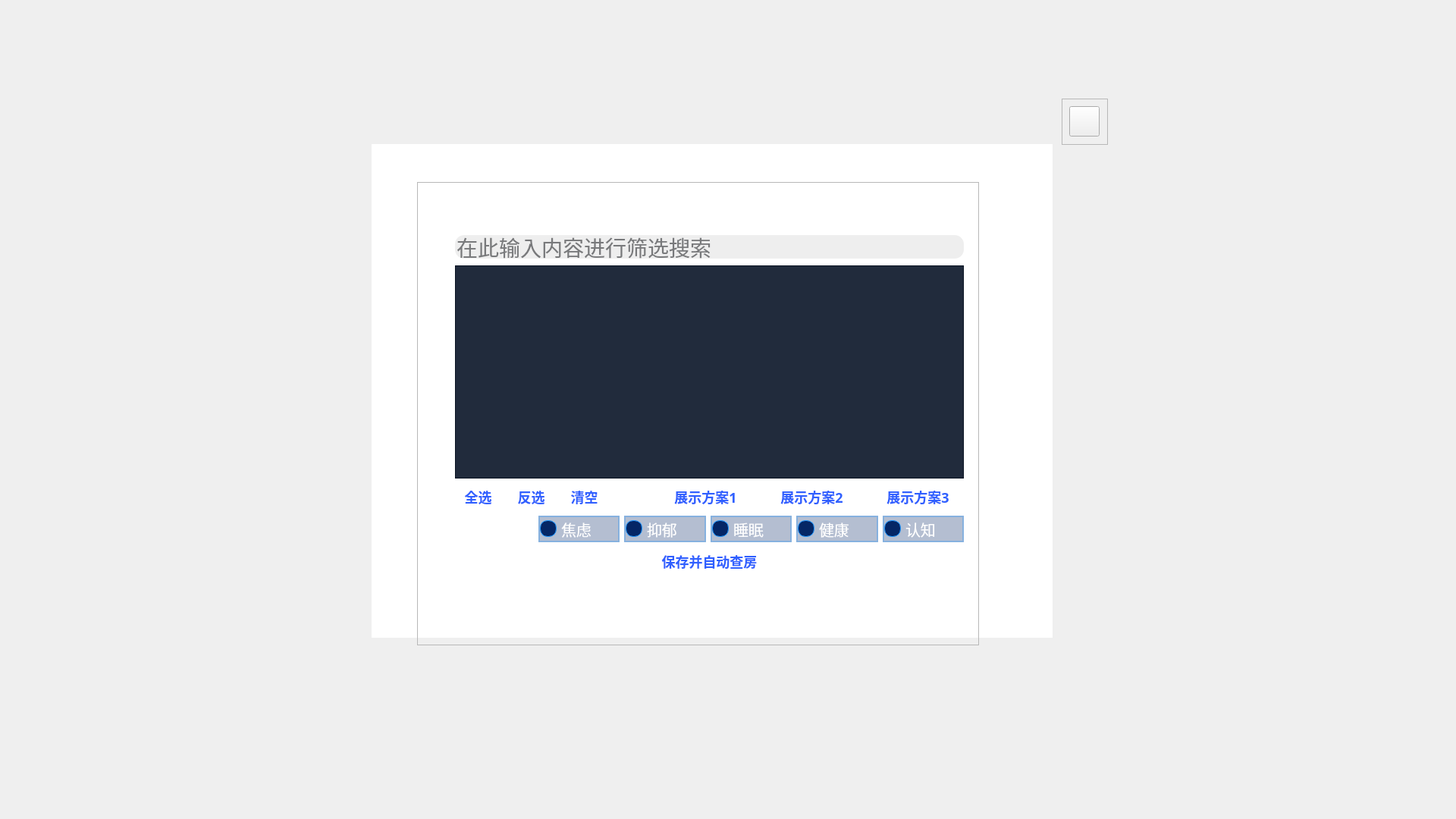
<?xml version="1.0" encoding="UTF-8"?>
<ui version="4.0">
 <class>auto_cf_UI</class>
 <widget class="QMainWindow" name="auto_cf_UI">
  <property name="geometry">
   <rect>
    <x>0</x>
    <y>0</y>
    <width>1920</width>
    <height>1080</height>
   </rect>
  </property>
  <property name="minimumSize">
   <size>
    <width>1920</width>
    <height>1080</height>
   </size>
  </property>
  <property name="maximumSize">
   <size>
    <width>1920</width>
    <height>1080</height>
   </size>
  </property>
  <property name="windowTitle">
   <string>MainWindow</string>
  </property>
  <property name="styleSheet">
   <string notr="true">
            QScrollBar::handle:vertical {
                border-radius: 5px;
                min-height: 50px;
                max-height: 50px;
                background: rgb(40, 100, 255);
            }
            QScrollBar::handle:vertical:hover {
                background: rgba(40, 100, 255, 80%);
            }
</string>
  </property>
  <widget class="QWidget" name="centralwidget">
   <widget class="QFrame" name="frame">
    <property name="geometry">
     <rect>
      <x>550</x>
      <y>240</y>
      <width>741</width>
      <height>611</height>
     </rect>
    </property>
    <property name="styleSheet">
     <string notr="true">QLineEdit {background: #EEEEEE;
    border-radius: 12px;
    border: none;
font-family: PingFangSC, PingFang SC;
font-weight: 400;
font-size: 28px;
color: #010408;
line-height: 40px;
text-align: left;
font-style: normal;
}
QCheckBox {
    font-size: 20px;
    text-align: left;
    color: rgba(255, 255, 255, 1);
    background: transparent; /* 去掉文字后的背景 */
}

QCheckBox::indicator {
    width: 20px;
    height: 20px;
    border-radius: 10px; /* 圆形 */
    border: 1px solid rgba(27, 149, 255, 1); /* 按钮内部边框颜色 */
    background-color: rgba(5, 38, 101, 1); /* 未点击时的内部颜色 */
}
QCheckBox::indicator:hover {
    border: 2px solid rgba(79, 151, 214, 1); /* 鼠标悬停时的边框颜色 */
    background-color: rgba(0, 35, 105, 0.8); /* 鼠标悬停时的内部颜色 */
}

QCheckBox::indicator:checked {
    border: 2px solid rgba(27, 149, 255, 1); /* 点击后边框颜色 */
    background: qradialgradient(cx: 0.5, cy: 0.5, radius: 0.5,
                                fx: 0.5, fy: 0.5,
                                stop: 0 rgba(27, 149, 255, 1),
                                stop: 0.5 rgba(27, 149, 255, 1),
                                stop: 0.51 rgba(5, 38, 101, 1),
                                stop: 1 rgba(5, 38, 101, 1)); /* 填充一半效果 */
}

QCheckBox::indicator:checked:hover {
    border: 2px solid rgba(79, 151, 214, 1); /* 点击后且悬停时的边框颜色 */
    background: qradialgradient(cx: 0.5, cy: 0.5, radius: 0.5,
                                fx: 0.5, fy: 0.5,
                                stop: 0 rgba(79, 151, 214, 1),
                                stop: 0.5 rgba(79, 151, 214, 1),
                                stop: 0.51 rgba(5, 38, 101, 1),
                                stop: 1 rgba(5, 38, 101, 1)); /* 点击后且悬停时填充效果 */
}

QCheckBox:pressed::indicator {
    background-color: rgba(27, 149, 255, 0.5); /* 按下时的内部颜色 */
    border: 2px solid rgba(27, 149, 255, 0.8); /* 按下时的边框颜色 */
}
QCheckBox:disabled {
    color: rgba(255, 255, 255, 1); /* 禁用时的文本颜色 */
}

QCheckBox:disabled::indicator {
    border: 2px solid rgba(27, 149, 255, 0.3); /* 禁用时的边框颜色 */
    background-color: rgba(5, 38, 101, 0.3); /* 禁用时的内部颜色 */
}</string>
    </property>
    <property name="frameShape">
     <enum>QFrame::StyledPanel</enum>
    </property>
    <property name="frameShadow">
     <enum>QFrame::Raised</enum>
    </property>
    <widget class="QLabel" name="label">
     <property name="enabled">
      <bool>true</bool>
     </property>
     <property name="geometry">
      <rect>
       <x>150</x>
       <y>0</y>
       <width>511</width>
       <height>45</height>
      </rect>
     </property>
     <property name="minimumSize">
      <size>
       <width>0</width>
       <height>0</height>
      </size>
     </property>
     <property name="maximumSize">
      <size>
       <width>16777215</width>
       <height>16777215</height>
      </size>
     </property>
     <property name="styleSheet">
      <string notr="true">
font-family: PingFangSC, PingFang SC;
font-weight: 500;
font-size: 32px;
color: #FFFFFF;
line-height: 45px;
text-align: left;
font-style: normal;
font-family: PingFangSC, PingFang SC;
font-weight: 500;
font-size: 32px;
color: #FFFFFF;
line-height: 45px;
text-align: left;
font-style: normal;</string>
     </property>
     <property name="text">
      <string>请在下方选中需要进行的查房问题</string>
     </property>
    </widget>
    <widget class="QPushButton" name="pushButton_2">
     <property name="geometry">
      <rect>
       <x>50</x>
       <y>480</y>
       <width>671</width>
       <height>41</height>
      </rect>
     </property>
     <property name="styleSheet">
      <string notr="true">
QPushButton {
    width: 136px;
    height: 44px;
    background: rgba(255, 255, 255, 230);
    border-radius: 8px;
}

QPushButton{
    width: 72px;
    height: 25px;
    font-family: PingFangSC, PingFang SC;
    font-weight: 500;
    font-size: 18px;
    color: rgba(48, 96, 255, 255);
    line-height: 25px;
    text-align: center;
    font-style: normal;
}
QPushButton:hover {
margin: 1px 0 0 1px; /* 向左下角移动1像素 */
}
QPushButton:pressed {
margin: 2px 0 0 2px; /* 向左下角移动2像素 */
}
</string>
     </property>
     <property name="text">
      <string>保存并自动查房</string>
     </property>
    </widget>
    <widget class="QListView" name="listView_2">
     <property name="geometry">
      <rect>
       <x>50</x>
       <y>110</y>
       <width>671</width>
       <height>281</height>
      </rect>
     </property>
     <property name="styleSheet">
      <string notr="true">#listView_2 {
    font-size: 20px;
    background-color: rgba(9, 20, 39, 230);
    color: rgb(255, 255, 255);
    line-height: 35px;
    text-align: center;
    font-family: PingFangSC, PingFang SC;
    font-weight: 400;
    font-style: normal;
}

#listView_2::item:selected {
    background-color: rgba(64, 128, 255, 255);
    color: rgb(255, 255, 255);
}

#listView_2::item:hover {
    background-color: rgba(173, 216, 230, 255);
    color: rgba(48, 96, 255, 255);
}

QScrollBar:vertical {
    width: 10px;
    background-color: white;
    border-radius: 5px;
}

QScrollBar::handle:vertical {
    background-color: rgba(48, 96, 255, 255);
    border-radius: 5px;
}

QScrollBar::add-line:vertical, QScrollBar::sub-line:vertical {
    background: none;
}

QScrollBar:horizontal {
    height: 10px;
    background-color: white;
    border-radius: 5px;
}

QScrollBar::handle:horizontal {
    background-color: rgba(48, 96, 255, 255);
    border-radius: 5px;
}

QScrollBar::add-line:horizontal, QScrollBar::sub-line:horizontal {
    background: none;
}</string>
     </property>
    </widget>
    <widget class="QLineEdit" name="filter_lineEdit">
     <property name="geometry">
      <rect>
       <x>50</x>
       <y>70</y>
       <width>671</width>
       <height>31</height>
      </rect>
     </property>
     <property name="minimumSize">
      <size>
       <width>0</width>
       <height>0</height>
      </size>
     </property>
     <property name="maximumSize">
      <size>
       <width>16777215</width>
       <height>16777215</height>
      </size>
     </property>
     <property name="placeholderText">
      <string>在此输入内容进行筛选搜索</string>
     </property>
    </widget>
    <widget class="QPushButton" name="clear_button">
     <property name="geometry">
      <rect>
       <x>190</x>
       <y>400</y>
       <width>61</width>
       <height>31</height>
      </rect>
     </property>
     <property name="styleSheet">
      <string notr="true">
QPushButton {
    width: 136px;
    height: 44px;
    background: rgba(255, 255, 255, 230);
    border-radius: 8px;
}

QPushButton{
    width: 72px;
    height: 25px;
    font-family: PingFangSC, PingFang SC;
    font-weight: 500;
    font-size: 18px;
    color: rgba(48, 96, 255, 255);
    line-height: 25px;
    text-align: center;
    font-style: normal;
}
QPushButton:hover {
margin: 1px 0 0 1px; /* 向左下角移动1像素 */
}
QPushButton:pressed {
margin: 2px 0 0 2px; /* 向左下角移动2像素 */
}
</string>
     </property>
     <property name="text">
      <string>清空</string>
     </property>
    </widget>
    <widget class="QPushButton" name="pushButton_4">
     <property name="geometry">
      <rect>
       <x>320</x>
       <y>400</y>
       <width>121</width>
       <height>31</height>
      </rect>
     </property>
     <property name="styleSheet">
      <string notr="true">
QPushButton {
    width: 136px;
    height: 44px;
    background: rgba(255, 255, 255, 230);
    border-radius: 8px;
}

QPushButton{
    width: 72px;
    height: 25px;
    font-family: PingFangSC, PingFang SC;
    font-weight: 500;
    font-size: 18px;
    color: rgba(48, 96, 255, 255);
    line-height: 25px;
    text-align: center;
    font-style: normal;
}
QPushButton:hover {
margin: 1px 0 0 1px; /* 向左下角移动1像素 */
}
QPushButton:pressed {
margin: 2px 0 0 2px; /* 向左下角移动2像素 */
}
</string>
     </property>
     <property name="text">
      <string>展示方案1</string>
     </property>
    </widget>
    <widget class="QPushButton" name="pushButton_5">
     <property name="geometry">
      <rect>
       <x>460</x>
       <y>400</y>
       <width>121</width>
       <height>31</height>
      </rect>
     </property>
     <property name="styleSheet">
      <string notr="true">
QPushButton {
    width: 136px;
    height: 44px;
    background: rgba(255, 255, 255, 230);
    border-radius: 8px;
}

QPushButton{
    width: 72px;
    height: 25px;
    font-family: PingFangSC, PingFang SC;
    font-weight: 500;
    font-size: 18px;
    color: rgba(48, 96, 255, 255);
    line-height: 25px;
    text-align: center;
    font-style: normal;
}
QPushButton:hover {
margin: 1px 0 0 1px; /* 向左下角移动1像素 */
}
QPushButton:pressed {
margin: 2px 0 0 2px; /* 向左下角移动2像素 */
}
</string>
     </property>
     <property name="text">
      <string>展示方案2</string>
     </property>
    </widget>
    <widget class="QPushButton" name="pushButton_6">
     <property name="geometry">
      <rect>
       <x>600</x>
       <y>400</y>
       <width>121</width>
       <height>31</height>
      </rect>
     </property>
     <property name="styleSheet">
      <string notr="true">
QPushButton {
    width: 136px;
    height: 44px;
    background: rgba(255, 255, 255, 230);
    border-radius: 8px;
}

QPushButton{
    width: 72px;
    height: 25px;
    font-family: PingFangSC, PingFang SC;
    font-weight: 500;
    font-size: 18px;
    color: rgba(48, 96, 255, 255);
    line-height: 25px;
    text-align: center;
    font-style: normal;
}
QPushButton:hover {
margin: 1px 0 0 1px; /* 向左下角移动1像素 */
}
QPushButton:pressed {
margin: 2px 0 0 2px; /* 向左下角移动2像素 */
}
</string>
     </property>
     <property name="text">
      <string>展示方案3</string>
     </property>
    </widget>
    <widget class="QPushButton" name="all_button">
     <property name="geometry">
      <rect>
       <x>50</x>
       <y>400</y>
       <width>61</width>
       <height>31</height>
      </rect>
     </property>
     <property name="styleSheet">
      <string notr="true">
QPushButton {
    width: 136px;
    height: 44px;
    background: rgba(255, 255, 255, 230);
    border-radius: 8px;
}

QPushButton{
    width: 72px;
    height: 25px;
    font-family: PingFangSC, PingFang SC;
    font-weight: 500;
    font-size: 18px;
    color: rgba(48, 96, 255, 255);
    line-height: 25px;
    text-align: center;
    font-style: normal;
}
QPushButton:hover {
margin: 1px 0 0 1px; /* 向左下角移动1像素 */
}
QPushButton:pressed {
margin: 2px 0 0 2px; /* 向左下角移动2像素 */
}
</string>
     </property>
     <property name="text">
      <string>全选</string>
     </property>
    </widget>
    <widget class="QPushButton" name="invert_button">
     <property name="geometry">
      <rect>
       <x>120</x>
       <y>400</y>
       <width>61</width>
       <height>31</height>
      </rect>
     </property>
     <property name="styleSheet">
      <string notr="true">
QPushButton {
    width: 136px;
    height: 44px;
    background: rgba(255, 255, 255, 230);
    border-radius: 8px;
}

QPushButton{
    width: 72px;
    height: 25px;
    font-family: PingFangSC, PingFang SC;
    font-weight: 500;
    font-size: 18px;
    color: rgba(48, 96, 255, 255);
    line-height: 25px;
    text-align: center;
    font-style: normal;
}
QPushButton:hover {
margin: 1px 0 0 1px; /* 向左下角移动1像素 */
}
QPushButton:pressed {
margin: 2px 0 0 2px; /* 向左下角移动2像素 */
}
</string>
     </property>
     <property name="text">
      <string>反选</string>
     </property>
    </widget>
    <widget class="QLabel" name="label_3">
     <property name="enabled">
      <bool>true</bool>
     </property>
     <property name="geometry">
      <rect>
       <x>50</x>
       <y>440</y>
       <width>151</width>
       <height>31</height>
      </rect>
     </property>
     <property name="minimumSize">
      <size>
       <width>0</width>
       <height>0</height>
      </size>
     </property>
     <property name="maximumSize">
      <size>
       <width>16777215</width>
       <height>16777215</height>
      </size>
     </property>
     <property name="styleSheet">
      <string notr="true">
font-family: PingFangSC, PingFang SC;
font-weight: 500;
font-size:24px;
color: #FFFFFF;
line-height: 24px;
text-align: left;
font-style: normal;
font-family: PingFangSC, PingFang SC;
font-weight: 500;
font-size: 24px;
color: #FFFFFF;
line-height: 24px;
text-align: left;
font-style: normal;</string>
     </property>
     <property name="text">
      <string>附加问卷：</string>
     </property>
    </widget>
    <widget class="QWidget" name="layoutWidget">
     <property name="geometry">
      <rect>
       <x>160</x>
       <y>440</y>
       <width>561</width>
       <height>35</height>
      </rect>
     </property>
     <layout class="QHBoxLayout" name="horizontalLayout">
      <item>
       <widget class="QCheckBox" name="checkBox_1">
        <property name="text">
         <string>焦虑</string>
        </property>
       </widget>
      </item>
      <item>
       <widget class="QCheckBox" name="checkBox_2">
        <property name="text">
         <string>抑郁</string>
        </property>
       </widget>
      </item>
      <item>
       <widget class="QCheckBox" name="checkBox_3">
        <property name="text">
         <string>睡眠</string>
        </property>
       </widget>
      </item>
      <item>
       <widget class="QCheckBox" name="checkBox_4">
        <property name="text">
         <string>健康</string>
        </property>
       </widget>
      </item>
      <item>
       <widget class="QCheckBox" name="checkBox_5">
        <property name="text">
         <string>认知</string>
        </property>
       </widget>
      </item>
     </layout>
    </widget>
   </widget>
   <widget class="QListView" name="listView">
    <property name="geometry">
     <rect>
      <x>490</x>
      <y>190</y>
      <width>898</width>
      <height>651</height>
     </rect>
    </property>
    <property name="styleSheet">
     <string notr="true">background-image: url(:多功能智能查房系统/window.png);
border:none</string>
    </property>
   </widget>
   <widget class="QFrame" name="frame_2">
    <property name="geometry">
     <rect>
      <x>1400</x>
      <y>130</y>
      <width>61</width>
      <height>61</height>
     </rect>
    </property>
    <property name="styleSheet">
     <string notr="true">

QPushButton:hover {
margin: 1px 0 0 1px; /* 向左下角移动1像素 */
}
QPushButton:pressed {
margin: 2px 0 0 2px; /* 向左下角移动2像素 */
}</string>
    </property>
    <property name="frameShape">
     <enum>QFrame::StyledPanel</enum>
    </property>
    <property name="frameShadow">
     <enum>QFrame::Raised</enum>
    </property>
    <widget class="QPushButton" name="pushButton">
     <property name="geometry">
      <rect>
       <x>10</x>
       <y>10</y>
       <width>40</width>
       <height>40</height>
      </rect>
     </property>
     <property name="minimumSize">
      <size>
       <width>40</width>
       <height>40</height>
      </size>
     </property>
     <property name="maximumSize">
      <size>
       <width>40</width>
       <height>40</height>
      </size>
     </property>
     <property name="styleSheet">
      <string notr="true">border-image: url(:多功能智能查房系统/叉.png);
</string>
     </property>
     <property name="text">
      <string/>
     </property>
    </widget>
   </widget>
   <zorder>listView</zorder>
   <zorder>frame</zorder>
   <zorder>frame_2</zorder>
  </widget>
 </widget>
 <resources>
  <include location="多功能智能查房系统/yihu.qrc"/>
 </resources>
 <connections>
  <connection>
   <sender>pushButton</sender>
   <signal>clicked()</signal>
   <receiver>auto_cf_UI</receiver>
   <slot>close()</slot>
   <hints>
    <hint type="sourcelabel">
     <x>1431</x>
     <y>171</y>
    </hint>
    <hint type="destinationlabel">
     <x>1448</x>
     <y>302</y>
    </hint>
   </hints>
  </connection>
 </connections>
</ui>
